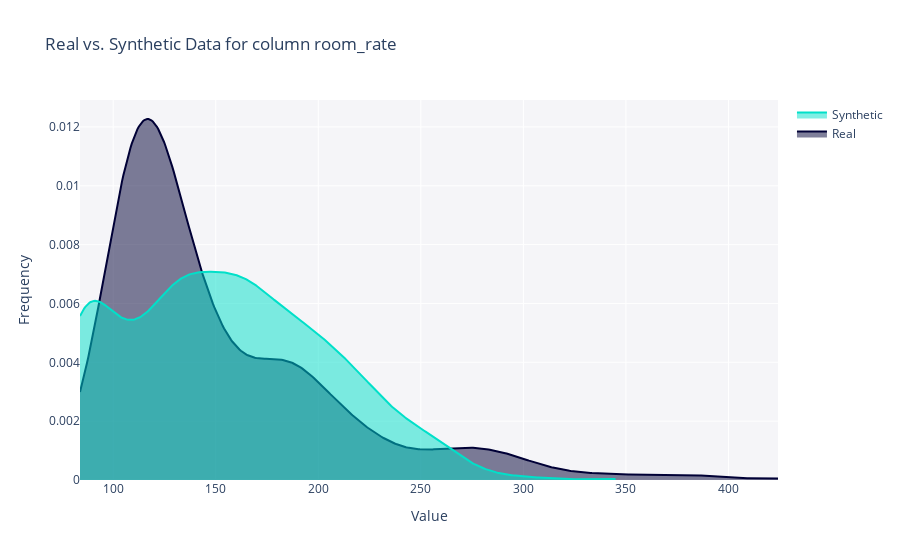

Notebook code cell kept with this figure:
### Code cell
from sdv.evaluation.single_table import get_column_plot

fig = get_column_plot(
    real_data=real_data,
    synthetic_data=synthetic_data,
    column_name='room_rate',
    metadata=metadata
)
    
fig.show()

### Figure 1 — Plotly figure (JSON) as saved in the notebook; plotly's stock layout.template omitted (floating-point values rounded to 4 significant figures; data arrays with more than 128 entries replaced by an {"elided": "..."} marker saying what was removed)
{"data": [{"fill": "tozeroy", "hovertemplate": "<b>Real</b><br>Value: %{x}<br>Frequency: %{y}<extra></extra>", "legendgroup": "Real", "marker": {"color": "#000036"}, "mode": "lines", "name": "Real", "showlegend": true, "type": "scatter", "x": {"elided": "500 float values"}, "xaxis": "x", "y": {"elided": "500 float values"}, "yaxis": "y"}, {"fill": "tozeroy", "hovertemplate": "<b>Synthetic</b><br>Value: %{x}<br>Frequency: %{y}<extra></extra>", "legendgroup": "Synthetic", "marker": {"color": "#01E0C9"}, "mode": "lines", "name": "Synthetic", "showlegend": true, "type": "scatter", "x": {"elided": "500 float values"}, "xaxis": "x", "y": {"elided": "500 float values"}, "yaxis": "y"}], "layout": {"barmode": "overlay", "hovermode": "closest", "legend": {"traceorder": "reversed"}, "plot_bgcolor": "#F5F5F8", "title": {"text": "Real vs. Synthetic Data for column room_rate"}, "xaxis": {"anchor": "y2", "domain": [0, 1], "title": {"text": "Value"}, "zeroline": false}, "yaxis": {"anchor": "free", "domain": [0, 1], "position": 0, "title": {"text": "Frequency"}}}}
